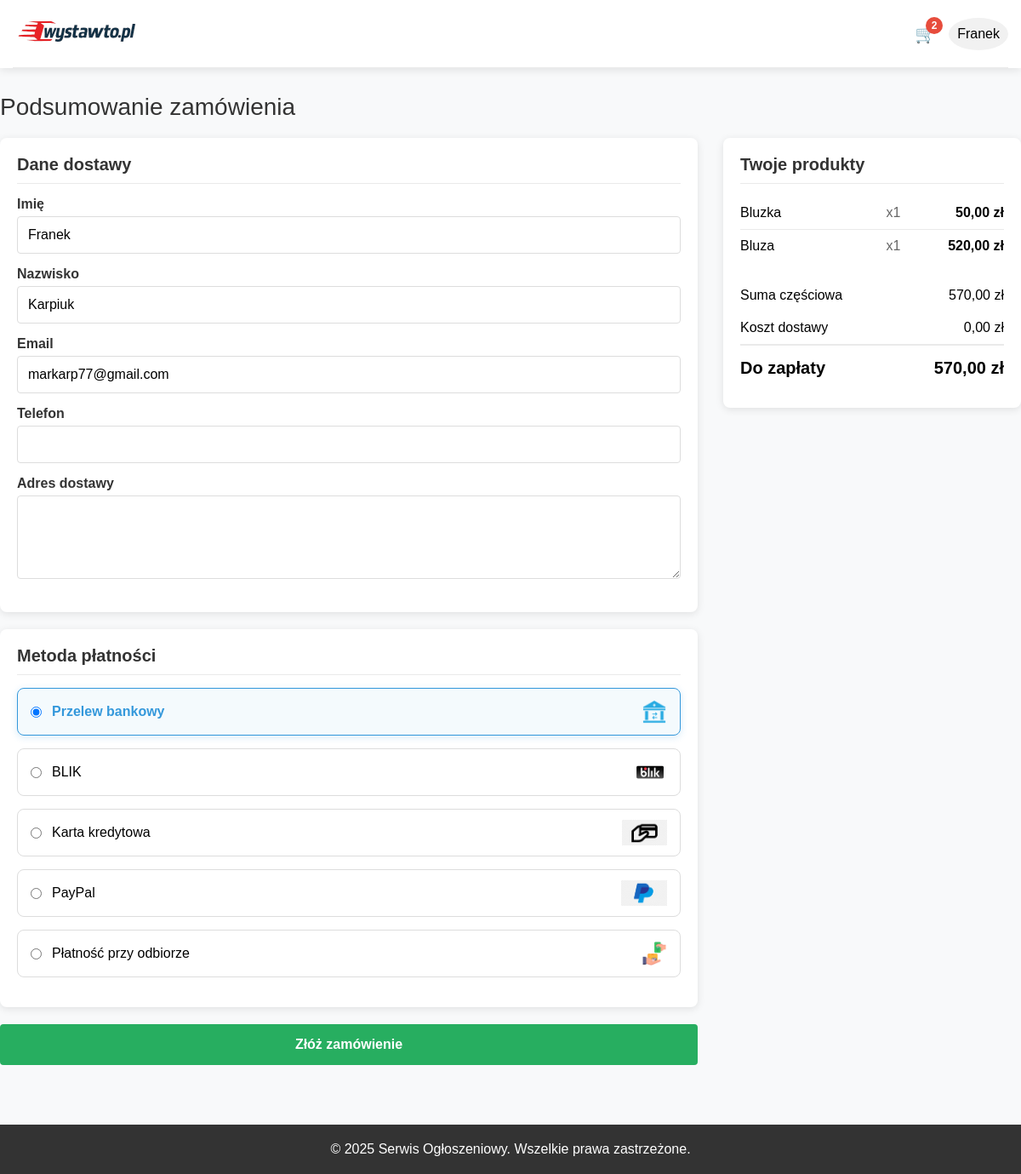
Page /SklepKACZKARP/checkout2.php (signed in) on the committed database.
### tables this page shows
CREATE TABLE `users` (
  `UserID` int(11) NOT NULL,
  `Username` varchar(50) NOT NULL,
  `Email` varchar(100) NOT NULL,
  `Password` varchar(255) NOT NULL,
  `FirstName` varchar(50) DEFAULT NULL,
  `LastName` varchar(50) DEFAULT NULL,
  `PhoneNumber` varchar(15) DEFAULT NULL,
  `Address` text DEFAULT NULL,
  `RegistrationDate` datetime DEFAULT current_timestamp(),
  `LastLoginDate` datetime DEFAULT NULL,
  `IsActive` tinyint(1) DEFAULT 1,
  `UserRole` enum('regular','admin') DEFAULT 'regular'
);

CREATE TABLE `cart` (
  `CartID` int(11) NOT NULL,
  `UserID` int(11) NOT NULL,
  `ProductID` int(11) NOT NULL,
  `Quantity` int(11) NOT NULL DEFAULT 1,
  `DateAdded` datetime DEFAULT current_timestamp()
);

CREATE TABLE `products` (
  `ProductID` int(11) NOT NULL,
  `SellerID` int(11) NOT NULL,
  `CategoryID` int(11) NOT NULL,
  `Title` varchar(100) NOT NULL,
  `Description` text DEFAULT NULL,
  `Price` decimal(10,2) NOT NULL,
  `Quantity` int(11) DEFAULT 1,
  `Condition` enum('new','used','refurbished') NOT NULL,
  `PostedDate` datetime DEFAULT current_timestamp(),
  `Status` enum('active','sold','cancelled') DEFAULT 'active'
);

### SklepKACZKARP/checkout2.php (the view, shortened to what this page needs)
<?php
$conn = new mysqli("localhost", "root", "", "sklep_internetowy");
$user_id = $_SESSION['user_id'];
$user_data = [];
$user_query = "SELECT * FROM users WHERE UserID = ?";
$stmt = $conn->prepare($user_query);
$stmt->bind_param("i", $user_id);
$stmt->execute();
$result = $stmt->get_result();
if ($row = $result->fetch_assoc()) {
    $user_data = $row;
}
$cart_items = [];
$total_price = 0;
$sql = "SELECT c.CartID, c.ProductID, c.Quantity, p.Title, p.Price, p.SellerID,
        (SELECT ImageURL FROM productimages WHERE ProductID = p.ProductID AND IsPrimary = TRUE LIMIT 1) as PrimaryImage
        FROM cart c
        JOIN products p ON c.ProductID = p.ProductID
        WHERE c.UserID = ?";
$stmt = $conn->prepare($sql);
$stmt->bind_param("i", $user_id);
$stmt->execute();
$result = $stmt->get_result();
while ($row = $result->fetch_assoc()) {
    $row['Subtotal'] = $row['Price'] * $row['Quantity'];
    $total_price += $row['Subtotal'];
    $cart_items[] = $row;
}
?>
<!DOCTYPE html>
<html lang="pl">
<head>
</head>
<body>
    <?php
    $cart_count = 0;
    foreach ($cart_items as $item) {
        $cart_count += $item['Quantity'];
    }
    ?>
    <header>
        <div class="container">
            <div class="header-top">
                <div class="logo-area">
                    <a href="dashboard.php"><img src="logo-sklepu.png" alt="logo"></a>
                </div>
                <div class="user-area">
                    <div class="cart-icon" onclick="location.href='cart.php'">
                        🛒 <span class="cart-count"><?php echo $cart_count; ?></span>
                    </div>
                    <div class="user-icon" onclick="toggleUserMenu()">
                        <?php echo htmlspecialchars($_SESSION['username']); ?>
                    </div>
                </div>
            </div>
        </div>
    </header>
    <main class="main-content container">
        <div class="section-title">Podsumowanie zamówienia</div>
        <div class="checkout-container">
            <div class="checkout-form">
                <form method="post" action="<?php echo htmlspecialchars($_SERVER["PHP_SELF"]); ?>">
                    <div class="form-section">
                        <h2 class="section-heading">Dane dostawy</h2>
                        <div class="form-group">
                            <label for="first_name">Imię</label>
                            <input type="text" id="first_name" name="first_name" class="form-control"
                                value="<?php echo htmlspecialchars($user_data['FirstName'] ?? ''); ?>" required>
                        </div>
                        <div class="form-group">
                            <label for="last_name">Nazwisko</label>
                            <input type="text" id="last_name" name="last_name" class="form-control"
                                value="<?php echo htmlspecialchars($user_data['LastName'] ?? ''); ?>" required>
                        </div>
                        <div class="form-group">
                            <label for="email">Email</label>
                            <input type="email" id="email" name="email" class="form-control"
                                value="<?php echo htmlspecialchars($user_data['Email'] ?? ''); ?>" required>
                        </div>
                        <div class="form-group">
                            <label for="phone">Telefon</label>
                            <input type="tel" id="phone" name="phone" class="form-control"
                                value="<?php echo htmlspecialchars($user_data['PhoneNumber'] ?? ''); ?>" required>
                        </div>
                        <div class="form-group">
                            <label for="address">Adres dostawy</label>
                            <textarea id="address" name="address" class="form-control" rows="4" required><?php echo htmlspecialchars($user_data['Address'] ?? ''); ?></textarea>
                        </div>
                    </div>
                    <div class="form-section">
                        <h2 class="section-heading">Metoda płatności</h2>
                        <div class="radio-group">
                            <label class="radio-option">
                                <div class="payment-label">
                                    <input type="radio" name="payment_method" value="bank_transfer" checked>
                                    <span>Przelew bankowy</span>
                                </div>
                                <img src="Przelew.png" alt="Przelew">
                            </label>
                            <label class="radio-option">
                                <div class="payment-label">
                                    <input type="radio" name="payment_method" value="blik">
                                    <span>BLIK</span>
                                </div>
                                <img src="blik.png" alt="BLIK">
                            </label>
                            <label class="radio-option">
                                <div class="payment-label">
                                    <input type="radio" name="payment_method" value="credit_card">
                                    <span>Karta kredytowa</span>
                                </div>
                                <img src="KartaKredytowa.png" alt="Karta kredytowa">
                            </label>
                            <label class="radio-option">
                                <div class="payment-label">
                                    <input type="radio" name="payment_method" value="paypal">
                                    <span>PayPal</span>
                                </div>
                                <img src="Peypal.png" alt="PayPal">
                            </label>
                            <label class="radio-option">
                                <div class="payment-label">
                                    <input type="radio" name="payment_method" value="cash_on_delivery">
                                    <span>Płatność przy odbiorze</span>
                                </div>
                                <img src="PrzyOdbiorze.png" alt="Płatność przy odbiorze">
                            </label>
                        </div>
                    </div>
                    <button type="submit" name="submit_order" class="submit-btn">Złóż zamówienie</button>
                </form>
            </div>
            <div class="checkout-summary">
                <div class="summary-box">
                    <h2 class="section-heading">Twoje produkty</h2>
                    <div class="product-list">
                        <?php foreach ($cart_items as $item): ?>
                            <div class="product-item">
                                <div class="product-name"><?php echo htmlspecialchars($item['Title']); ?></div>
                                <div class="product-quantity">x<?php echo $item['Quantity']; ?></div>
                                <div class="product-price"><?php echo number_format($item['Subtotal'], 2, ',', ' '); ?> zł</div>
                            </div>
                        <?php endforeach; ?>
                    </div>
                    <div class="summary-row">
                        <div>Suma częściowa</div>
                        <div><?php echo number_format($total_price, 2, ',', ' '); ?> zł</div>
                    </div>
                    <div class="summary-row">
                        <div>Koszt dostawy</div>
                        <div>0,00 zł</div>
                    </div>
                    <div class="total-row">
                        <div>Do zapłaty</div>
                        <div><?php echo number_format($total_price, 2, ',', ' '); ?> zł</div>
                    </div>
                </div>
            </div>
        </div>
    </main>
    <footer class="footer">
        <div class="container">
            <p>&copy; 2025 Serwis Ogłoszeniowy. Wszelkie prawa zastrzeżone.</p>
        </div>
    </footer>
</body>
</html>

### SklepKACZKARP/checkout2.php (style rules this page uses)
* { margin: 0; padding: 0; box-sizing: border-box; font-family: Arial, sans-serif; }
body { background-color: #f8f9fa; }
.container { max-width: 1200px; margin: 0 auto; padding: 0 15px; }
header { background-color: #fff; box-shadow: 0 2px 10px rgba(0, 0, 0, 0.1); position: relative; }
.header-top { display: flex; justify-content: space-between; align-items: center; padding: 15px 0; border-bottom: 1px solid #eaeaea; }
.logo-area { font-size: 24px; font-weight: bold; }
.user-area { position: relative; display: flex; align-items: center; gap: 15px; }
.user-icon { cursor: pointer; font-size: 16px; padding: 10px; border-radius: 50%; background-color: #f1f1f1; }
.cart-icon { position: relative; cursor: pointer; font-size: 20px; }
.cart-count { position: absolute; top: -8px; right: -8px; background-color: #e74c3c; color: white; border-radius: 50%; width: 20px; height: 20px; display: flex; justify-content: center; align-items: center; font-size: 12px; font-weight: bold; }
.main-content { padding: 30px 0; }
.section-title { font-size: 28px; margin-bottom: 20px; color: #333; }
.checkout-container { display: flex; gap: 30px; flex-wrap: wrap; }
.checkout-form { flex: 1; min-width: 300px; }
.checkout-summary { flex: 0 0 350px; }
.form-section { background-color: #fff; padding: 20px; border-radius: 8px; box-shadow: 0 2px 10px rgba(0, 0, 0, 0.1); margin-bottom: 20px; }
.form-group { margin-bottom: 15px; }
.form-group label { display: block; margin-bottom: 5px; font-weight: bold; color: #333; }
.form-control { width: 100%; padding: 12px; border: 1px solid #ddd; border-radius: 4px; font-size: 16px; }
.radio-group { margin-top: 10px; }
.radio-option { display: flex; align-items: center; justify-content: space-between; margin-bottom: 15px; padding: 12px 15px; border: 1px solid #ddd; border-radius: 8px; cursor: pointer; transition: all 0.2s ease; }
.radio-option input { margin-right: 12px; }
.radio-option img { height: 30px; max-width: 80px; object-fit: contain; }
.payment-label { display: flex; align-items: center; flex-grow: 1; }
.section-heading { font-size: 20px; margin-bottom: 15px; color: #333; border-bottom: 1px solid #eaeaea; padding-bottom: 10px; }
.radio-option input:checked + span { font-weight: bold; color: #3498db; }
.radio-option:has(input:checked) { border-color: #3498db; background-color: rgba(52, 152, 219, 0.05); box-shadow: 0 2px 8px rgba(52, 152, 219, 0.2); }
.summary-box { background-color: #fff; padding: 20px; border-radius: 8px; box-shadow: 0 2px 10px rgba(0, 0, 0, 0.1); }
.product-list { margin-bottom: 20px; }
.product-item { display: flex; justify-content: space-between; padding: 10px 0; border-bottom: 1px solid #eaeaea; }
.product-item:last-child { border-bottom: none; }
.product-name { flex: 1; }
.product-quantity { width: 60px; text-align: center; color: #666; }
.product-price { width: 100px; text-align: right; font-weight: bold; }
.summary-row { display: flex; justify-content: space-between; padding: 10px 0; font-size: 16px; }
.total-row { display: flex; justify-content: space-between; padding: 15px 0; border-top: 2px solid #eaeaea; font-size: 20px; font-weight: bold; }
.submit-btn { width: 100%; padding: 15px; background-color: #27ae60; color: white; border: none; border-radius: 4px; font-size: 16px; font-weight: bold; cursor: pointer; transition: background-color 0.3s; }
.footer { background-color: #333; color: white; text-align: center; padding: 20px 0; margin-top: 40px; }
a { text-decoration: none; color: inherit; }

### rows in the picture
users: first_name "Franek", last_name "Karpiuk", email "markarp77@gmail.com"
cart: ProductID.Title "Bluzka", Quantity "1", Subtotal "50,00"
cart: ProductID.Title "Bluza", Quantity "1", Subtotal "520,00"

### other values in the picture
$cart_count "2"
$_SESSION['username'] "Franek"
$total_price "570,00"
